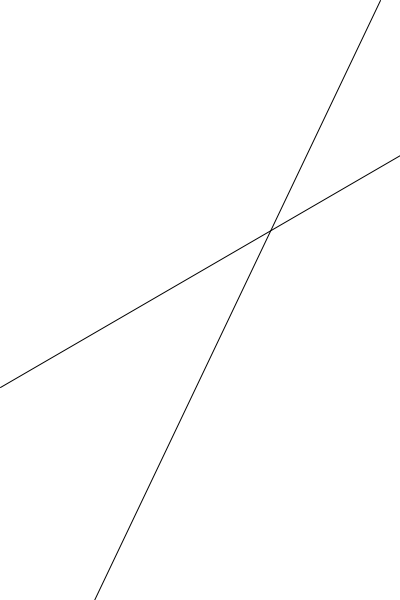
Frame 1 (no input)
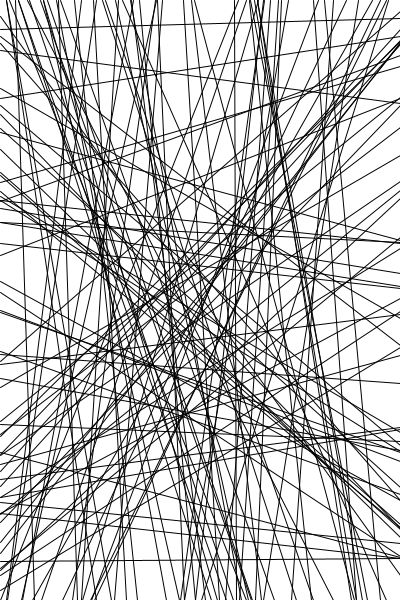
Frame 60 (the mouse pressed at the canvas centre just before this capture)
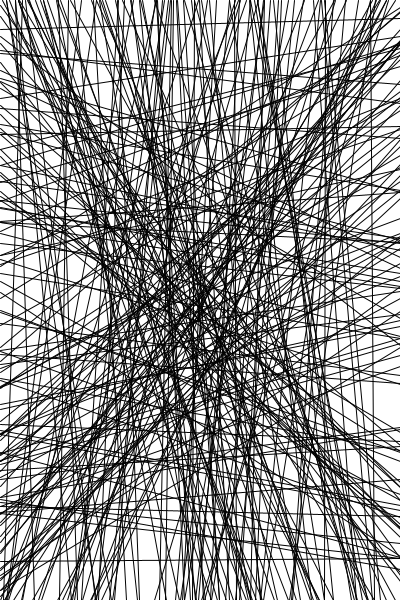
Frame 120 (the mouse held since frame 60 and released just before this capture)

The Processing sketch that drew these frames (run headless with seeded random() and noise(); from frame 60 on, the mouse is pressed at the canvas centre):

// Processing sketch: processing_148547
// ── processing_148547.pde

// First and only once:
void setup()
{
  size(400, 600);
  background(255, 255, 255);
  frameRate(30);
}
 
// Then, repeat:
void draw()
{ 
  strokeWeight(1);
  stroke(0, 0, 0, 255);
  line(0, random(height), width, random(height));
  line(random(width), 0, random(width), height);
 
}
